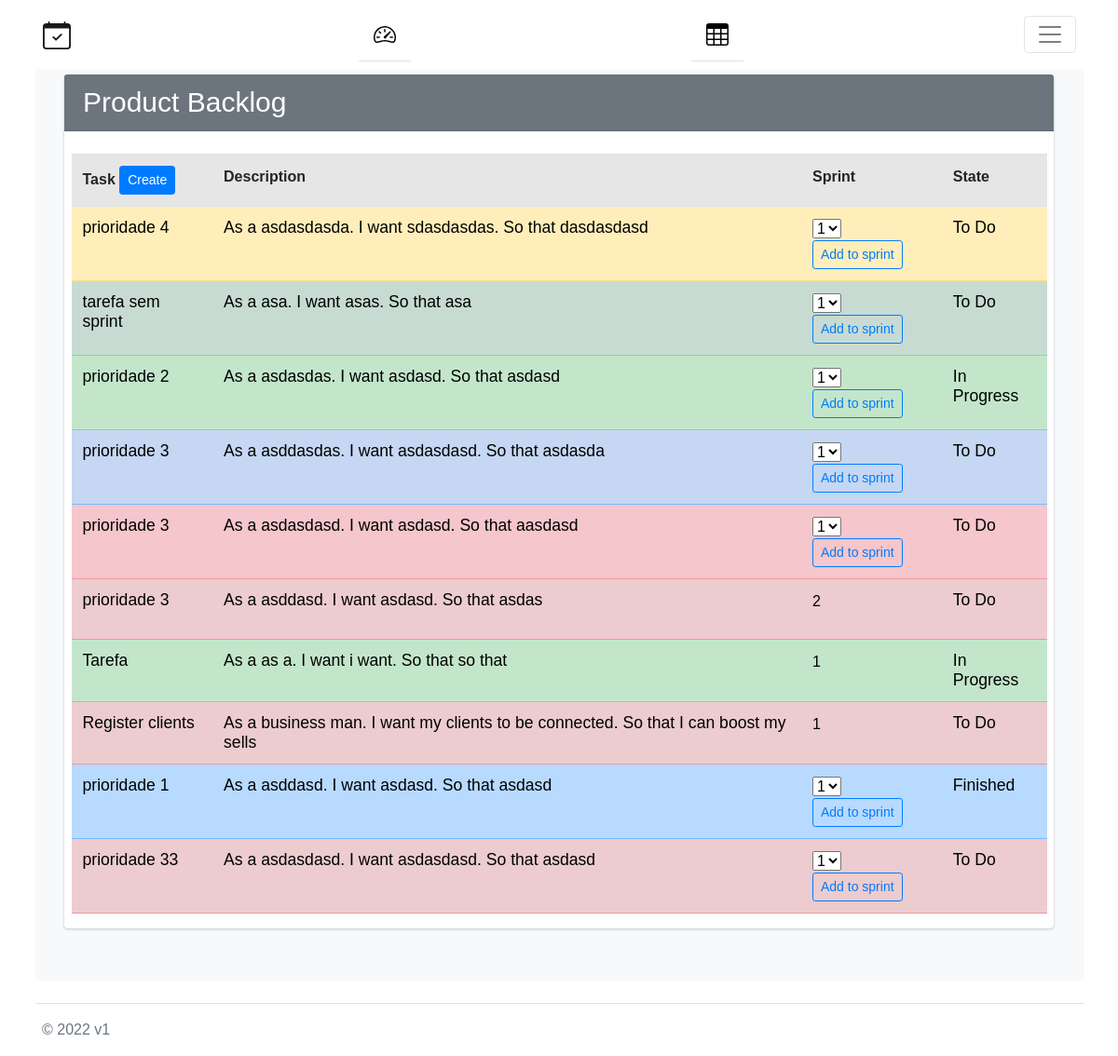
/projects/1/product_backlog (signed in), run on the app's committed database.
### scrum/models.py (models this page shows)
class Task(models.Model):
    title = models.TextField()
    as_a = models.TextField()
    i_want = models.TextField()
    so_that = models.TextField()
    annotations = models.TextField()
    points = models.IntegerField()
    created_by = models.ForeignKey(User, on_delete=models.CASCADE, related_name='created_by+')
    created_at = models.DateTimeField(auto_now_add=True)
    assigned_for = models.ManyToManyField(User)
    priority = models.IntegerField()
    TODO = 1
    IN_PROGRESS = 2
    FINISHED = 3
    STATE_CHOICES = (
        (TODO, 'To Do'),
        (IN_PROGRESS, 'In Progress'),
        (FINISHED, 'Finished'),
    )
    state = models.PositiveSmallIntegerField(choices=STATE_CHOICES, blank=True, null=True)

### scrum/views.py (the view)
# urls.py: path('projects/<int:project_id>/product_backlog', scrum_views.product_backlog, name='product-backlog'),
@login_required
def product_backlog(request, project_id=None):
    proj = Project.objects.filter(id=project_id).first()
    user_prof = UserProfile.objects.filter(user=request.user).first()
    tasks = proj.tasks.values()
    for task in tasks:
        task['state_str'] = Task.STATE_CHOICES[task['state']-1][1]
        for sprint in proj.sprints.all():
            if sprint.tasks.filter(id=task['id']).first() != None:
                task['in_sprint'] = sprint.number
                break
            else:
                task['in_sprint'] = 0
    return render(request, 'scrum/product_backlog.html', {'title': f"Product Backlog", 'projects': user_prof.projects.all().values(), 'tasks': tasks,
                                                         'sprints': proj.sprints.values(),'project': proj})

### scrum/templates/scrum/product_backlog.html (shortened to what this page needs)
{% extends "scrum/base2.html" %}
{% block content %}
{% load static %}
<link rel="stylesheet" type="text/css" href="{% static 'users/static/css/all.min.css'  %}">
<link rel="stylesheet" type="text/css" href="{% static 'users/static/css/ekko-lightbox.css' %}">
<link rel="stylesheet" type="text/css" href="{% static 'users/static/css/adminlte.min.css' %}">
<link rel="stylesheet" type="text/css" href="{% static 'users/static/css/OverlayScrollbars.min.css' %}">
<section class="content pb-3">
  <div class="container-fluid h-100">
     <div class="card card-row card-secondary">
        <div class="card-header">
           <h3 style="font-size: 30px" class="card-title">
              Product Backlog {{n}}
           </h3>
        </div>
        <br>
          <div class="container">
            <table class="table table-striped table-hover">
              <tr>
                <th>Task <a href="/projects/{{project.id}}/add_task"><button type="button" class="btn btn-primary btn-sm" >Create</button></a></th>
                <th>Description</th>
                <th>Sprint</th>
                  <th>State</th>
              </tr>
          {% for task in tasks %}
            {% if task.priority == 4%}
                {% if task.points == 2 %}
                  <tr class="table-success">
                <td>
                {% endif %}
                {% if task.points == 4 %}
                    <tr class="table-warning">
                <td>
                {% endif %}
                    <h5 class="card-title">{{task.title}}</h5>
                    </td>
                <td>
                    <h6 class="card-title">As a {{task.as_a}}. I want {{task.i_want}}. So that {{task.so_that}}</h6>
                    </td>
                <td>
                    {% if task.in_sprint == 0%}
                      <form action="add_task_sprint" method="post">
                          <select name="sprint_number">
                              {% for sprint in sprints %}
                              <option value="{{sprint.number}}">{{sprint.number}}</option>
                              {% endfor %}
                          </select>
                          <button type="submit" class="btn btn-outline-primary btn-sm">Add to sprint</button>
                      </form>
                    {%else%}
                    <p>{{task.in_sprint}}</p>
                    {% endif %}
                </td>
                <td>
                    <h6 class="card-title">{{task.state_str}}</h6>
                </td>
            {% endif %}
        {% endfor %}
                  {% for task in tasks %}
            {% if task.priority == 3%}
               {% if task.points == 1 %}
                    <tr class="table-primary">
                <td>
                {% endif %}
                {% if task.points == 2 %}
                  <tr class="table-success">
                <td>
                {% endif %}
                {% if task.points == 8 %}
                  <tr class="table-danger">
                <td>
                {% endif %}
                    <h5 class="card-title">{{task.title}}</h5>
                    </td>
                <td>
                    <h6 class="card-title">As a {{task.as_a}}. I want {{task.i_want}}. So that {{task.so_that}}</h6>
                    </td>
                <td>
                    {% if task.in_sprint == 0%}
                      <form action="add_task_sprint" method="post">
                          <select name="sprint_number">
                              {% for sprint in sprints %}
                              <option value="{{sprint.number}}">{{sprint.number}}</option>
                              {% endfor %}
                          </select>
                          <button type="submit" class="btn btn-outline-primary btn-sm">Add to sprint</button>
                      </form>
                    {%else%}
                    <p>{{task.in_sprint}}</p>
                    {% endif %}
                </td>
                <td>
                    <h6 class="card-title">{{task.state_str}}</h6>
                </td>
            {% endif %}
        {% endfor %}
                {% for task in tasks %}
            {% if task.priority == 2%}
                {% if task.points == 2 %}
                  <tr class="table-success">
                <td>
                {% endif %}
                {% if task.points == 8 %}
                  <tr class="table-danger">
                <td>
                {% endif %}
                    <h5 class="card-title">{{task.title}}</h5>
                    </td>
                <td>
                    <h6 class="card-title">As a {{task.as_a}}. I want {{task.i_want}}. So that {{task.so_that}}</h6>
                    </td>
                <td>
                    {% if task.in_sprint == 0%}
                      <form action="add_task_sprint" method="post">
                          {% csrf_token %}
                          <select name="task_id" style="display: none;">
                              <option value="{{task.id}}"></option>
                          </select>
                          <select name="sprint_number">
                              {% for sprint in sprints %}
                              <option value="{{sprint.number}}">{{sprint.number}}</option>
                              {% endfor %}
                          </select>
                          <button type="submit" class="btn btn-outline-primary btn-sm">Add to sprint</button>
                      </form>
                    {%else%}
                    <p>{{task.in_sprint}}</p>
                    {% endif %}
                </td>
                <td>
                    <h6 class="card-title">{{task.state_str}}</h6>
                </td>
            {% endif %}
        {% endfor %}
                {% for task in tasks %}
            {% if task.priority == 1%}
                {% if task.points == 1 %}
                    <tr class="table-primary">
                <td>
                {% endif %}
                {% if task.points == 8 %}
                  <tr class="table-danger">
                <td>
                {% endif %}
                    <h5 class="card-title">{{task.title}}</h5>
                    </td>
                <td>
                    <h6 class="card-title">As a {{task.as_a}}. I want {{task.i_want}}. So that {{task.so_that}}</h6>
                    </td>
                <td>
                    {% if task.in_sprint == 0%}
                      <form action="add_task_sprint" method="post">
                          <select name="sprint_number">
                              {% for sprint in sprints %}
                              <option value="{{sprint.number}}">{{sprint.number}}</option>
                              {% endfor %}
                          </select>
                          <button type="submit" class="btn btn-outline-primary btn-sm">Add to sprint</button>
                      </form>
                    {%else%}
                    <p>{{task.in_sprint}}</p>
                    {% endif %}
                </td>
                <td>
                    <h6 class="card-title">{{task.state_str}}</h6>
                </td>
            {% endif %}
        {% endfor %}
              </tr>
            </table>
          </div>
                </div>
     </div>
</section>
{% endblock content %}

### scrum/templates/scrum/product_backlog.html (style rules this page uses)
h5.card-title { text-align: left; }
* { box-sizing: border-box; }
body { font-family: Arial, Helvetica, sans-serif; }

### data on the page
Task: title "prioridade 4", as_a "asdasdasda", i_want "sdasdasdas", so_that "dasdasdasd", state_str "To Do"
Task: title "tarefa sem sprint", as_a "asa", i_want "asas", so_that "asa", state_str "To Do"
Task: title "prioridade 2", as_a "asdasdas", i_want "asdasd", so_that "asdasd", state_str "In Progress"
Task: title "prioridade 3", as_a "asddasdas", i_want "asdasdasd", so_that "asdasda", state_str "To Do"
Task: title "prioridade 3", as_a "asdasdasd", i_want "asdasd", so_that "aasdasd", state_str "To Do"
Task: title "prioridade 3", as_a "asddasd", i_want "asdasd", so_that "asdas", in_sprint "2", state_str "To Do"
Task: title "Tarefa", as_a "as a", i_want "i want", so_that "so that", in_sprint "1", state_str "In Progress"
Task: title "Register clients", as_a "business man", i_want "my clients to be connected", so_that "I can boost my sells", in_sprint "1", state_str "To Do"
Task: title "prioridade 1", as_a "asddasd", i_want "asdasd", so_that "asdasd", state_str "Finished"
Task: title "prioridade 33", as_a "asdasdasd", i_want "asdasdasd", so_that "asdasd", state_str "To Do"

### other printed values
form field sprint_number "1"
